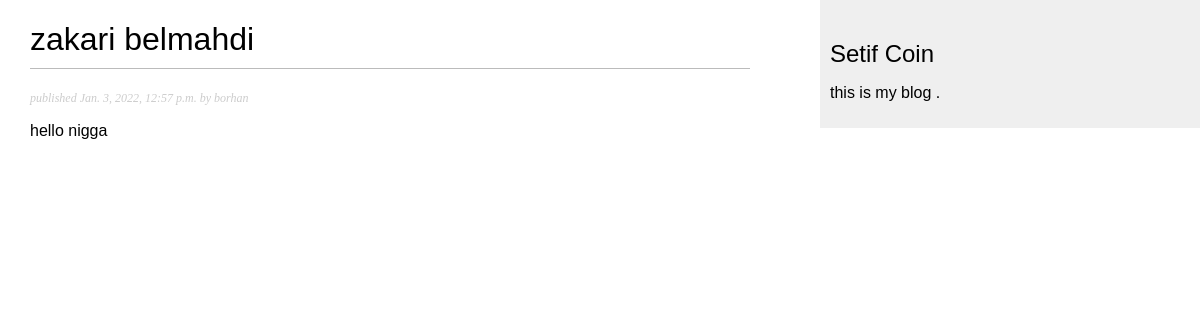
The page /blog/2022/1/3/zakari-belmahdi/ on the database its author committed.
### blog/models.py (models this page shows, shortened)
class Post(models.Model):
    Status_choises = (
        ('Draft','draft'),
        ('published','Published'),
    )
    title = models.CharField(max_length=250)
    slug = models.SlugField(max_length=250,unique_for_date='publish')
    author = models.ForeignKey(User,on_delete=models.CASCADE,related_name='blog_posts')
    body = models.TextField()
    publish = models.DateTimeField(default=timezone.now)
    created = models.DateTimeField(auto_now_add=True)
    updated = models.DateTimeField(auto_now=True)
    status = models.CharField(max_length= 10,
                              choices=Status_choises,
                              default='draft')
    objects= models.Manager()
    published = PublishedManager()

### blog/views.py (the view)
# urls.py: path('<int:year>/<int:month>/<int:day>/<slug:post>/',views.post_detail,name='post_detail'),
def post_detail(request, year, month, day, post):
                post = get_object_or_404(Post, slug=post,
                                                status='published',
                                                publish__year=year,
                                                publish__month=month,
                                                publish__day=day)
                return render(request,
                'blog/post/detail.html',
                {'post': post})

### blog/templates/blog/post/detail.html (shortened to what this page needs)
{% extends "blog/base.html" %}
{% block content %}
    <h1>{{ post.title }}</h1>
    <p class="date">
        published {{post.publish}} by {{ post.author}}
    </p>
    {{  post.body|truncatewords:30|linebreaks   }}
{% endblock%}

### blog/static/css/blog.css (style rules this page uses)
body { margin:0; padding:0; font-family:helvetica, sans-serif; }
h1 { font-weight:normal; border-bottom:1px solid #bbb; padding:0 0 10px 0; }
p.date { color:#ccc; font-family: georgia, serif; font-size: 12px; font-style: italic; }

### rows shown on the page
Post: title "zakari belmahdi", publish "Jan. 3, 2022, 12:57 p.m.", author "borhan", body "hello nigga"
